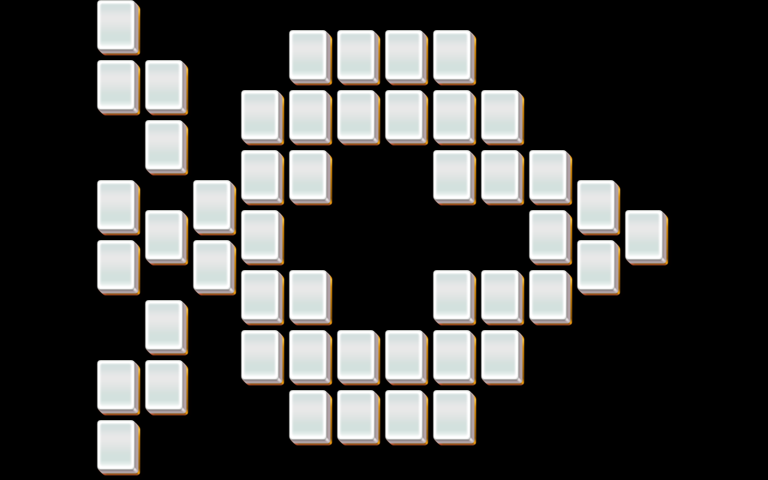

Tiled map render using the project's own tile images. Description and the map definition, with tile-layer contents summarised, below:
An orthogonal 32x16 tile map with 24x30 px tiles, 3 tile layers (layer1, layer2, layer3).

<map version="1.0" orientation="orthogonal" width="32" height="16" tilewidth="24" tileheight="30">
 <properties>
  <property name="species" value="20" />
 </properties>
 <tileset firstgid="1" name="mahjong" tilewidth="48" tileheight="60">
  <image source="mahjong.png" />
 </tileset>
 <layer name="layer1" width="32" height="16">
  <data>[512 cells, 48 non-empty, 1 distinct tile ids]</data>
 </layer>
 <layer name="layer2" width="32" height="16">
  <data>[512 cells, 48 non-empty, 1 distinct tile ids]</data>
 </layer>
 <layer name="layer3" width="32" height="16">
  <data>[512 cells, 48 non-empty, 1 distinct tile ids]</data>
 </layer>
</map>
